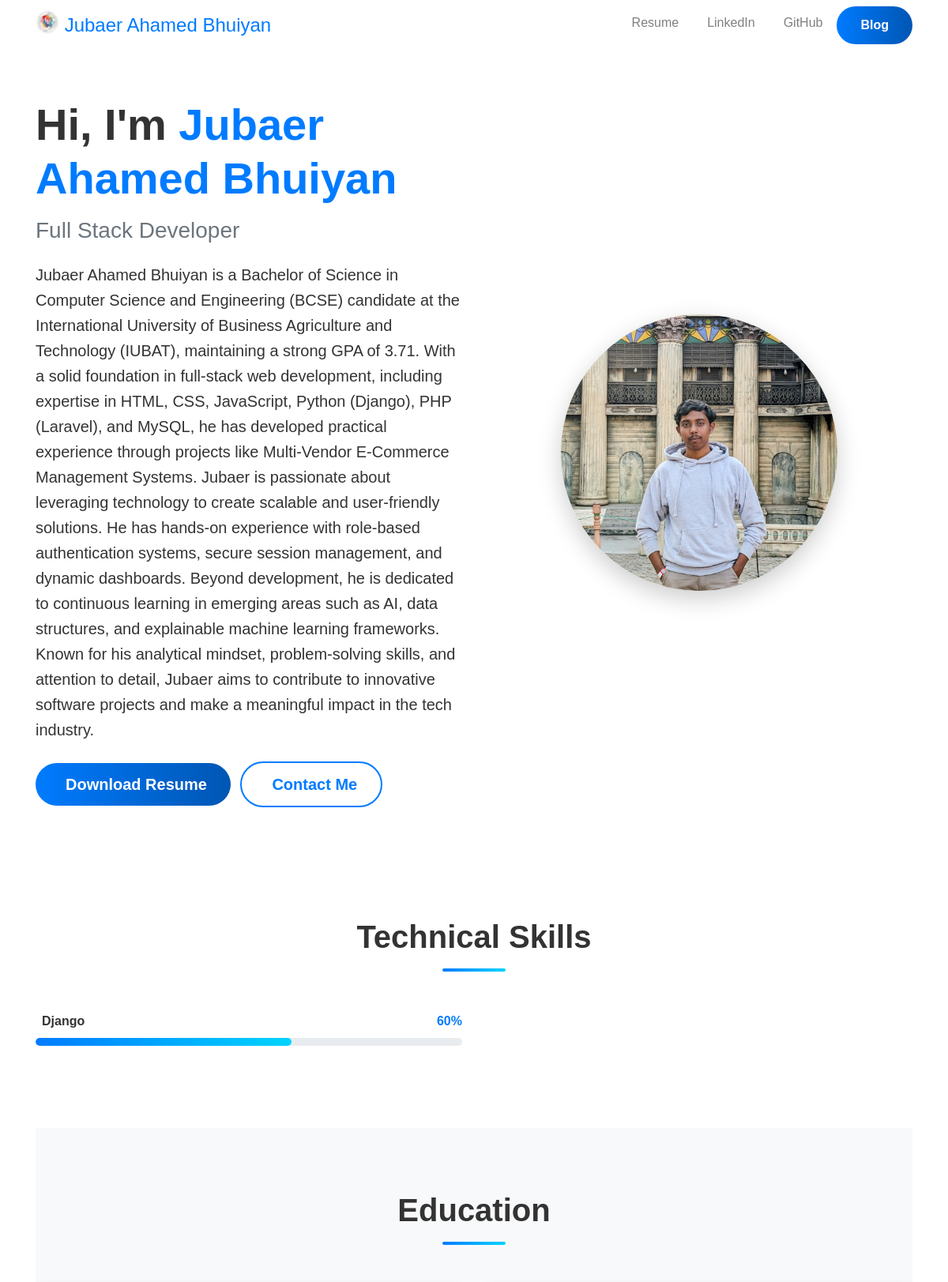
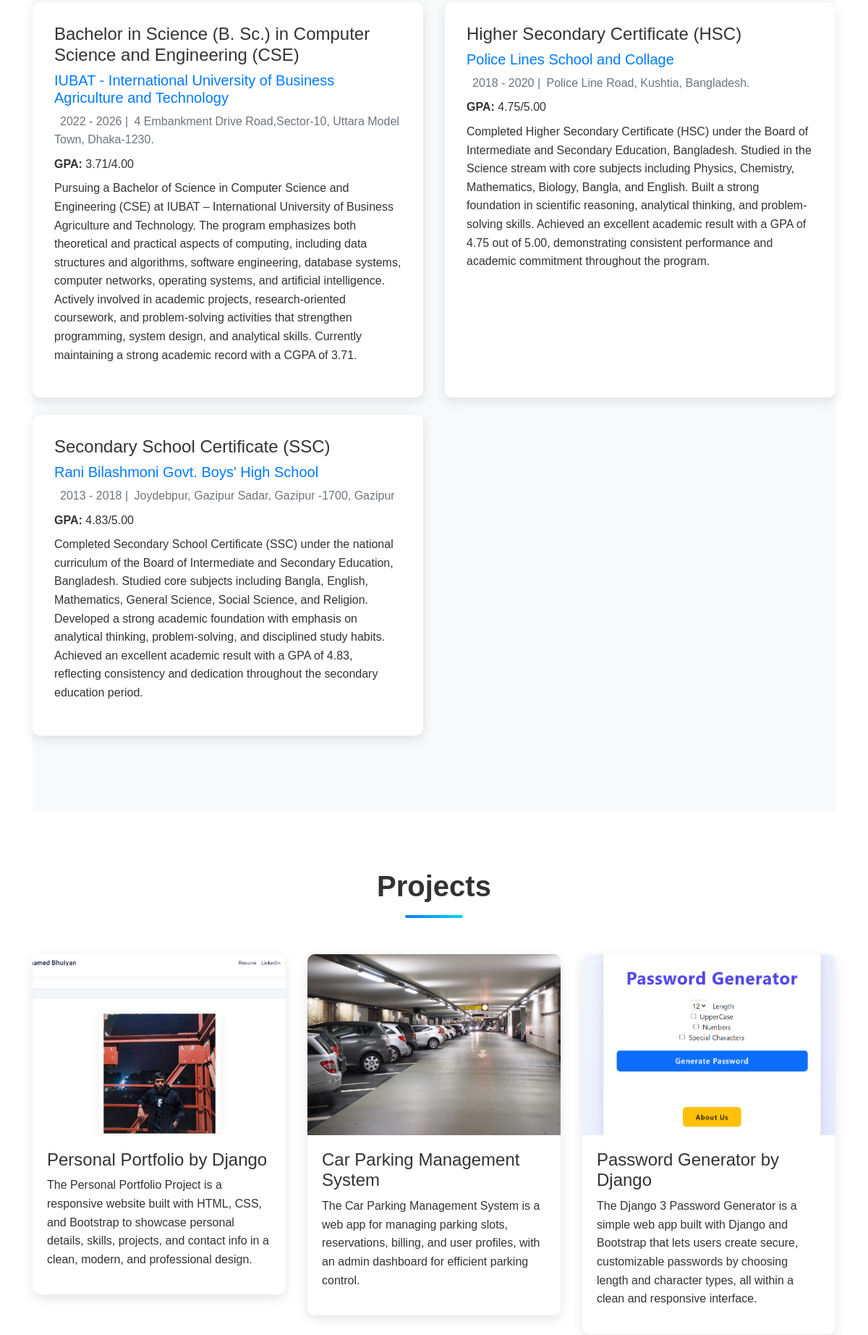
The page / (upper part) on the database its author committed (2 pictures, top to bottom).
### portfolio/models.py (models this page shows, shortened)
class PersonalInfo(models.Model):
    name = models.CharField(max_length=100)
    title = models.CharField(max_length=200, help_text="e.g., 'Full Stack Developer'")
    bio = models.TextField()
    profile_image = models.ImageField(upload_to='portfolio/profile/')
    resume = models.FileField(upload_to='portfolio/resume/', blank=True)
    email = models.EmailField(blank=True)
    phone = models.CharField(max_length=20, blank=True)
    location = models.CharField(max_length=200, blank=True)
    linkedin = models.URLField(blank=True)
    github = models.URLField(blank=True)
    twitter = models.URLField(blank=True)
    facebook = models.URLField(blank=True)
    class Meta:
        verbose_name_plural = "Personal Information"

class Skill(models.Model):
    name = models.CharField(max_length=100)
    proficiency = models.IntegerField(
        validators=[MinValueValidator(0), MaxValueValidator(100)],
        help_text="Proficiency percentage (0-100)"
    )
    category = models.CharField(
        max_length=50,
        choices=[
            ('technical', 'Technical Skills'),
            ('soft', 'Soft Skills'),
            ('tools', 'Tools & Technologies'),
        ],
        default='technical'
    )
    icon = models.CharField(max_length=50, blank=True, help_text="FontAwesome icon class (e.g., 'fa-python')")
    order = models.IntegerField(default=0)
    class Meta:
        ordering = ['order', 'name']

class Education(models.Model):
    degree = models.CharField(max_length=200)
    institution = models.CharField(max_length=200)
    location = models.CharField(max_length=200, blank=True)
    start_year = models.IntegerField()
    end_year = models.IntegerField(null=True, blank=True, help_text="Leave blank if ongoing")
    gpa = models.CharField(max_length=10, blank=True, help_text="e.g., 3.8/4.0")
    description = models.TextField(blank=True)
    class Meta:
        ordering = ['-start_year']

class Project(models.Model):
    title = models.CharField(max_length=100)
    description = models.CharField(max_length=250)
    image = models.ImageField(upload_to='portfolio/images/')
    url = models.URLField(blank=True)
    order = models.IntegerField(default=0, help_text="Lower number appears first")
    class Meta:
        ordering = ['order', '-id']

### portfolio/views.py (the view, shortened to what this page needs)
# urls.py: path('', views.home, name='home'),
def home(request):
    try:
        personal_info = PersonalInfo.objects.first()
    except PersonalInfo.DoesNotExist:
        personal_info = None
    context = {
        'personal_info': personal_info,
        'projects': Project.objects.all(),
        'skills': Skill.objects.all(),
        'programming_languages': ProgrammingLanguage.objects.all(),
        'experiences': Experience.objects.all(),
        'educations': Education.objects.all(),
        'certifications': Certification.objects.all(),
    }
    return render(request, 'portfolio/home.html', context)

### portfolio/templates/portfolio/home.html (shortened to what this page needs)
{% extends "portfolio/base.html" %}
{% load static %}
{% block content %}
<section class="hero-section">
    <div class="row align-items-center">
        <div class="col-lg-6 text-center text-lg-left mb-4 mb-lg-0">
            {% if personal_info %}
            <h1 class="display-4 font-weight-bold mb-3 fade-in">Hi, I'm <span class="text-primary">{{ personal_info.name }}</span></h1>
            <h2 class="h3 text-muted mb-4 fade-in delay-1">{{ personal_info.title }}</h2>
            <p class="lead mb-4 fade-in delay-2">{{ personal_info.bio }}</p>
            <div class="fade-in delay-3">
                {% if personal_info.resume %}
                <a href="{{ personal_info.resume.url }}" class="btn btn-primary btn-lg mr-2" target="_blank">
                    Download Resume
                </a>
                {% endif %}
                <a href="#contact" class="btn btn-outline-primary btn-lg">
                    Contact Me
                </a>
            </div>
            {% else %}
            <h1 class="display-4 font-weight-bold mb-3">Welcome to My Portfolio</h1>
            <p class="lead">Please configure your personal information in the admin panel.</p>
            <a href="{% url 'admin:index' %}" class="btn btn-primary btn-lg mt-3">
                <i class="fas fa-cog mr-2"></i>Go to Admin Panel
            </a>
            {% endif %}
        </div>
        <div class="col-lg-6 text-center fade-in delay-4">
            {% if personal_info and personal_info.profile_image %}
            <img src="{{ personal_info.profile_image.url }}" alt="{{ personal_info.name }}" class="img-fluid profile-image">
            {% else %}
            <img src="{% static 'portfolio/JubaerPP.png' %}" alt="Profile" class="img-fluid profile-image">
            {% endif %}
        </div>
    </div>
</section>
{% if skills %}
<section class="section-padding" id="skills">
    <h2 class="section-title">Technical Skills</h2>
    <div class="row">
        {% for skill in skills %}
        <div class="col-md-6 mb-4 skill-item">
            <div class="d-flex justify-content-between mb-2">
                <span class="skill-name">
                    {{ skill.name }}
                </span>
                <span class="skill-percentage">{{ skill.proficiency }}%</span>
            </div>
            <div class="progress">
                <div class="progress-bar" role="progressbar" style="width: {{ skill.proficiency }}%;"
                     aria-valuenow="{{ skill.proficiency }}" aria-valuemin="0" aria-valuemax="100">
                </div>
            </div>
        </div>
        {% endfor %}
    </div>
</section>
{% endif %}
{% if educations %}
<section class="section-padding bg-light" id="education">
    <h2 class="section-title">Education</h2>
    <div class="row">
        {% for edu in educations %}
        <div class="col-md-6 mb-4">
            <div class="education-card">
                <h4 class="mb-2">{{ edu.degree }}</h4>
                <h5 class="text-primary mb-2">{{ edu.institution }}</h5>
                <p class="text-muted mb-2">
                    {{ edu.start_year }} - {% if edu.end_year %}{{ edu.end_year }}{% else %}Present{% endif %}
                    {% if edu.location %} | {{ edu.location }}{% endif %}
                </p>
                {% if edu.gpa %}
                <p class="mb-2"><strong>GPA:</strong> {{ edu.gpa }}</p>
                {% endif %}
                {% if edu.description %}
                <p>{{ edu.description }}</p>
                {% endif %}
            </div>
        </div>
        {% endfor %}
    </div>
</section>
{% endif %}
{% if projects %}
<section class="section-padding" id="projects">
    <h2 class="section-title">Projects</h2>
    <div class="row">
        {% for project in projects %}
        <div class="col-lg-4 col-md-6 mb-4">
            <div class="project-card">
                <div class="project-image">
                    <img src="{{ project.image.url }}" alt="{{ project.title }}" class="img-fluid">
                </div>
                <div class="project-content">
                    <h4>{{ project.title }}</h4>
                    <p>{{ project.description }}</p>
                </div>
            </div>
        </div>
        {% endfor %}
    </div>
</section>
{% endif %}
{% endblock %}

### portfolio/static/portfolio/custom.css (style rules this page uses)
:root { --primary-color: #007bff; --secondary-color: #6c757d; --success-color: #28a745; --dark-color: #343a40; --light-color: #f8f9fa; --font-family: 'Poppins', sans-serif; }
* { margin: 0; padding: 0; box-sizing: border-box; }
body { font-family: var(--font-family); color: #333; line-height: 1.6; overflow-x: hidden; }
.hero-section { padding: 60px 0; min-height: 90vh; display: flex; align-items: center; }
.profile-image { border-radius: 50%; width: 350px; height: 350px; object-fit: cover; box-shadow: 0 10px 30px rgba(0,0,0,0.2); transition: transform 0.3s ease; }
.fade-in { animation: fadeIn 0.8s ease forwards; opacity: 0; }
.delay-1 { animation-delay: 0.2s; }
.delay-2 { animation-delay: 0.4s; }
.delay-3 { animation-delay: 0.6s; }
.delay-4 { animation-delay: 0.8s; }
.section-padding { padding: 80px 0; }
.section-title { font-size: 2.5rem; font-weight: 700; margin-bottom: 50px; text-align: center; position: relative; padding-bottom: 20px; }
.section-title::after { content: ''; position: absolute; bottom: 0; left: 50%; transform: translateX(-50%); width: 80px; height: 4px; background: linear-gradient(to right, var(--primary-color), #00d4ff); border-radius: 2px; }
.skill-item { opacity: 0; animation: fadeIn 0.8s ease forwards; }
.skill-name { font-weight: 600; font-size: 1rem; }
.skill-percentage { font-weight: 600; color: var(--primary-color); }
.progress { height: 10px; border-radius: 10px; background-color: #e9ecef; }
.progress-bar { background: linear-gradient(to right, var(--primary-color), #00d4ff); border-radius: 10px; transition: width 1.5s ease; }
.education-card { background: white; padding: 30px; border-radius: 10px; box-shadow: 0 5px 15px rgba(0,0,0,0.1); height: 100%; transition: all 0.3s ease; }
.project-card { border-radius: 10px; overflow: hidden; box-shadow: 0 5px 15px rgba(0,0,0,0.1); transition: all 0.3s ease; background: white; }
.project-image { position: relative; overflow: hidden; height: 250px; }
.project-image img { width: 100%; height: 100%; object-fit: cover; transition: transform 0.3s ease; }
.project-content { padding: 20px; }
.btn { border-radius: 50px; padding: 12px 30px; font-weight: 600; transition: all 0.3s ease; }
.btn-primary { background: linear-gradient(to right, var(--primary-color), #0056b3); border: none; }
.btn-outline-primary { border: 2px solid var(--primary-color); color: var(--primary-color); }

### rows shown on the page
PersonalInfo: name "Jubaer Ahamed Bhuiyan", title "Full Stack Developer", bio "Jubaer Ahamed Bhuiyan is a Bachelor of Science in Computer Science and Engineering (BCSE) candidate at the International University of Business Agriculture and Technology (IUBAT), maintaining a strong GPA of 3.71. With a solid foundation in full-stack web development, including expertise in HTML, CSS, JavaScript, Python (Django), PHP (Laravel), and MySQL, he has developed practical experience through projects like Multi-Vendor E-Commerce Management Systems. Jubaer is passionate about leveraging technology to create scalable and user-friendly solutions. He has hands-on experience with role-based authentication systems, secure session management, and dynamic dashboards. Beyond development, he…", profile_image (picture)
Skill: name "Django", proficiency "60"
Education: degree "Bachelor in Science (B. Sc.) in Computer Science and Engineering (CSE)", institution "IUBAT - International University of Business Agriculture and Technology", start_year "2022", end_year "2026", location "4 Embankment Drive Road,Sector-10, Uttara Model Town, Dhaka-1230.", gpa "3.71/4.00", description "Pursuing a Bachelor of Science in Computer Science and Engineering (CSE) at IUBAT – International University of Business Agriculture and Technology. The program emphasizes both theoretical and practical aspects of computing, including data structures and algorithms, software engineering, database systems, computer networks, operating systems, and artificial intelligence. Actively involved in academic projects, research-oriented coursework, and problem-solving activities that strengthen programming, system design, and analytical skills. Currently maintaining a strong academic record with a CGPA of 3.71."
Education: degree "Higher Secondary Certificate (HSC)", institution "Police Lines School and Collage", start_year "2018", end_year "2020", location "Police Line Road, Kushtia, Bangladesh.", gpa "4.75/5.00", description "Completed Higher Secondary Certificate (HSC) under the Board of Intermediate and Secondary Education, Bangladesh. Studied in the Science stream with core subjects including Physics, Chemistry, Mathematics, Biology, Bangla, and English. Built a strong foundation in scientific reasoning, analytical thinking, and problem-solving skills. Achieved an excellent academic result with a GPA of 4.75 out of 5.00, demonstrating consistent performance and academic commitment throughout the program."
Education: degree "Secondary School Certificate (SSC)", institution "Rani Bilashmoni Govt. Boys' High School", start_year "2013", end_year "2018", location "Joydebpur, Gazipur Sadar, Gazipur -1700, Gazipur", gpa "4.83/5.00", description "Completed Secondary School Certificate (SSC) under the national curriculum of the Board of Intermediate and Secondary Education, Bangladesh. Studied core subjects including Bangla, English, Mathematics, General Science, Social Science, and Religion. Developed a strong academic foundation with emphasis on analytical thinking, problem-solving, and disciplined study habits. Achieved an excellent academic result with a GPA of 4.83, reflecting consistency and dedication throughout the secondary education period."
Project: image (picture), title "Personal Portfolio by Django", description "The Personal Portfolio Project is a responsive website built with HTML, CSS, and Bootstrap to showcase personal details, skills, projects, and contact info in a clean, modern, and professional design."
Project: image (picture), title "Car Parking Management System", description "The Car Parking Management System is a web app for managing parking slots, reservations, billing, and user profiles, with an admin dashboard for efficient parking control."
Project: image (picture), title "Password Generator by Django", description "The Django 3 Password Generator is a simple web app built with Django and Bootstrap that lets users create secure, customizable passwords by choosing length and character types, all within a clean and responsive interface."
